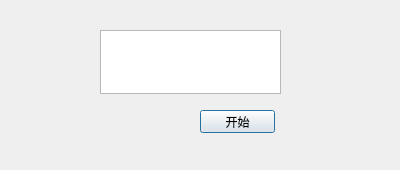
<?xml version="1.0" encoding="UTF-8"?>
<ui version="4.0">
 <class>Dialog</class>
 <widget class="QDialog" name="Dialog">
  <property name="geometry">
   <rect>
    <x>0</x>
    <y>0</y>
    <width>400</width>
    <height>170</height>
   </rect>
  </property>
  <property name="windowTitle">
   <string>Dialog</string>
  </property>
  <widget class="QPlainTextEdit" name="input">
   <property name="geometry">
    <rect>
     <x>100</x>
     <y>30</y>
     <width>181</width>
     <height>64</height>
    </rect>
   </property>
  </widget>
  <widget class="QPushButton" name="pushButton">
   <property name="geometry">
    <rect>
     <x>200</x>
     <y>110</y>
     <width>75</width>
     <height>23</height>
    </rect>
   </property>
   <property name="text">
    <string>开始</string>
   </property>
  </widget>
 </widget>
 <resources/>
 <connections/>
</ui>
